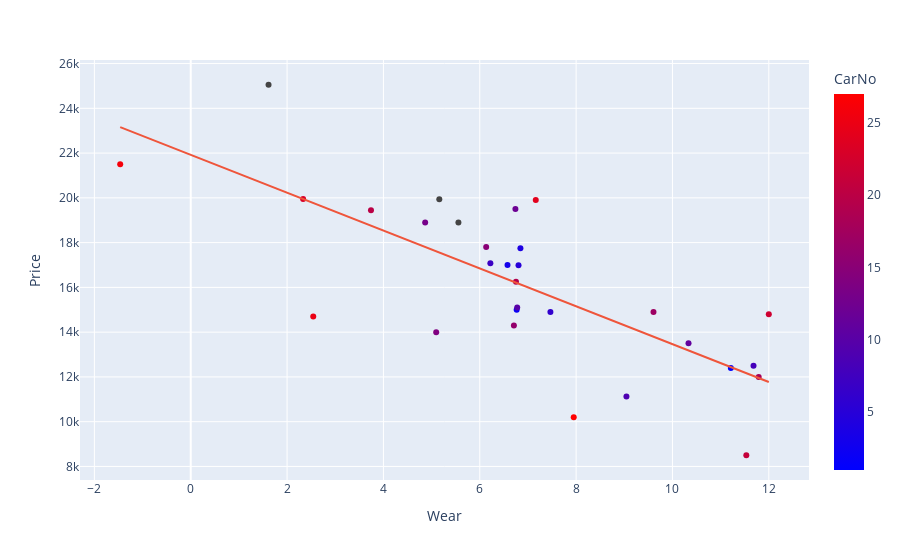

Here is the notebook cell this chart was saved with:
### Code cell
df = read_sheet()
df['symbol'] = df['Accident'].apply(lambda a:'circle-x' if a=='x' else 'circle')
px.scatter(df, x='Wear', y='Price', trendline='ols', height=500, hover_name='CarNo', hover_data=['Notes', 'Price', 'Mileage', 'Year'], color='CarNo',
           color_continuous_scale=px.colors.sequential.Bluered) #, symbol='symbol'
#range_color=[1, ]

#dir(px.colors.sequential)

### Figure 1 — Plotly figure (JSON) as saved in the notebook; plotly's stock layout.template omitted (floating-point values rounded to 4 significant figures)
{"data": [{"customdata": [["3 owners", 121588, 2013], ["1 accident, 3 owners", 95745, 2014], ["1 accident, 3 owners", 101820, 2015], ["1 owner", 111331, 2016], ["1 owner", 111033, 2016], [null, 116000, 2016], ["1 accident, 2 owners", 91651, 2014], ["2 owners", 125123, 2013], ["4 owners, in KY", 82836, 2010], ["1 owner", 110830, 2016], [null, 100000, 2011], ["2 owners", 110551, 2016], ["2 owners", 96500, 2016], [null, 83220, 2014], [null, 91000, 2014], [null, 110316, 2016], [null, 102047, 2012], [null, 118427, 2012], [null, 95640, 2014], [null, 65565, 2013], [null, 109000, 2011], [null, 120000, 2012], ["2 owners", 85000, 2017], [null, 106221, 2015], ["Rebuilt title", 71578, 2015], ["2 owners", 56521, 2017], [null, 89628, 2012], ["2 accidents, 1 owner", 87115, 2018], ["1 accident, 1 previous owner", 98700, 2016], [null, 94178, 2015]], "hovertemplate": "<b>%{hovertext}</b><br><br>Wear=%{x}<br>Price=%{y}<br>Notes=%{customdata[0]}<br>Mileage=%{customdata[1]}<br>Year=%{customdata[2]}<br>CarNo=%{marker.color}<extra></extra>", "hovertext": [1, 2, 3, 4, 5, 6, 7, 8, 9, 10, 11, 12, 13, 14, 15, 16, 17, 18, 19, 20, 21, 22, 23, 24, 25, 26, 27, null, null, null], "legendgroup": "", "marker": {"color": [1, 2, 3, 4, 5, 6, 7, 8, 9, 10, 11, 12, 13, 14, 15, 16, 17, 18, 19, 20, 21, 22, 23, 24, 25, 26, 27, null, null, null], "coloraxis": "coloraxis", "symbol": "circle"}, "mode": "markers", "name": "", "orientation": "v", "showlegend": false, "type": "scatter", "x": [11.21, 6.766, 6.576, 6.844, 6.804, 7.467, 6.22, 11.68, 9.045, 6.777, 10.33, 6.74, 4.867, 5.096, 6.133, 6.709, 9.606, 11.79, 6.752, 3.742, 11.53, 12, 2.333, 7.163, 2.544, -1.464, 7.95, 1.615, 5.16, 5.557], "xaxis": "x", "y": [12395, 14997, 16995, 17750, 16990, 14900, 17075, 12499, 11129, 15100, 13500, 19500, 18900, 14000, 17800, 14300, 14899, 11995, 16250, 19450, 8500, 14800, 19950, 19900, 14700, 21500, 10200, 25053, 19943, 18900], "yaxis": "y"}, {"hovertemplate": "<b>OLS trendline</b><br>Price = -845.855 * Wear + 21924.7<br>R<sup>2</sup>=0.557523<br><br>Wear=%{x}<br>Price=%{y} <b>(trend)</b><extra></extra>", "legendgroup": "", "marker": {"symbol": "circle"}, "mode": "lines", "name": "", "showlegend": false, "type": "scatter", "x": [-1.464, 1.615, 2.333, 2.544, 3.742, 4.867, 5.096, 5.16, 5.557, 6.133, 6.22, 6.576, 6.709, 6.74, 6.752, 6.766, 6.777, 6.804, 6.844, 7.163, 7.467, 7.95, 9.045, 9.606, 10.33, 11.21, 11.53, 11.68, 11.79, 12], "xaxis": "x", "y": [23160.0, 20560.0, 19950.0, 19770.0, 18760.0, 17810.0, 17610.0, 17560.0, 17220.0, 16740.0, 16660.0, 16360.0, 16250.0, 16220.0, 16210.0, 16200.0, 16190.0, 16170.0, 16140.0, 15870.0, 15610.0, 15200.0, 14270.0, 13800.0, 13180.0, 12440.0, 12170.0, 12040.0, 11950.0, 11770.0], "yaxis": "y"}], "layout": {"autosize": true, "coloraxis": {"colorbar": {"title": {"text": "CarNo"}}, "colorscale": [[0, "rgb(0,0,255)"], [1, "rgb(255,0,0)"]]}, "legend": {"tracegroupgap": 0}, "margin": {"t": 60}, "xaxis": {"anchor": "y", "autorange": true, "domain": [0, 1], "range": [-2.277, 12.81], "title": {"text": "Wear"}, "type": "linear"}, "yaxis": {"anchor": "x", "autorange": true, "domain": [0, 1], "range": [7362.0, 26190.0], "title": {"text": "Price"}, "type": "linear"}}}
